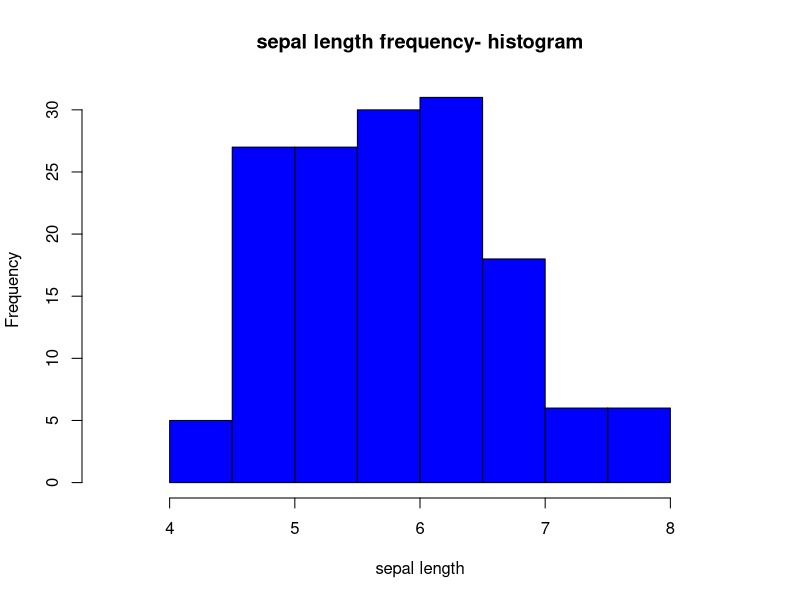
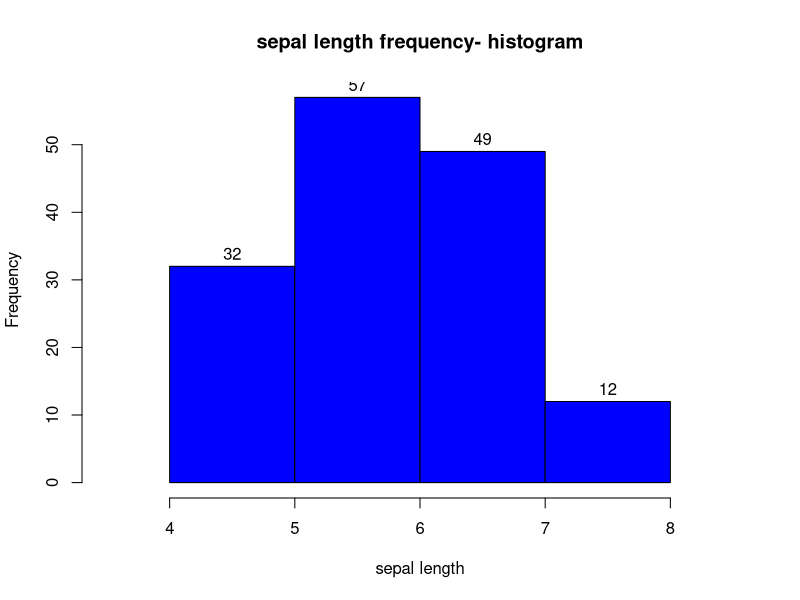
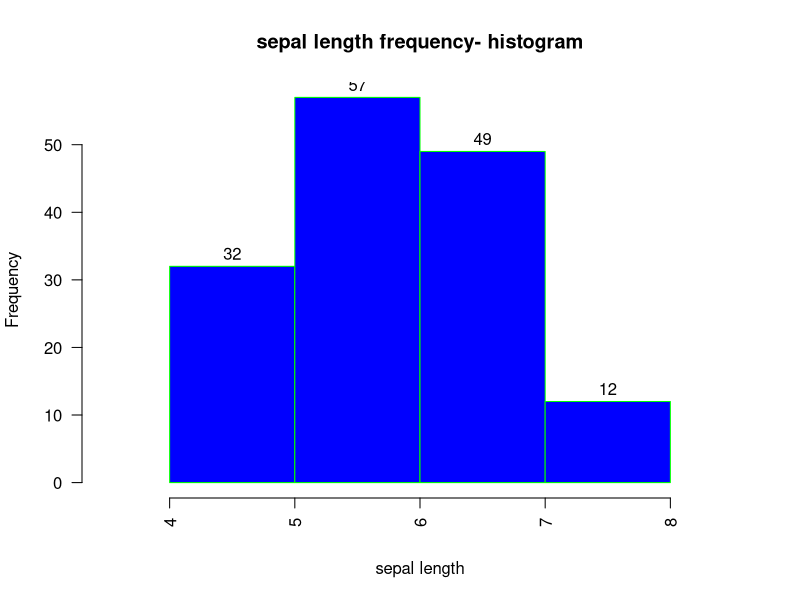
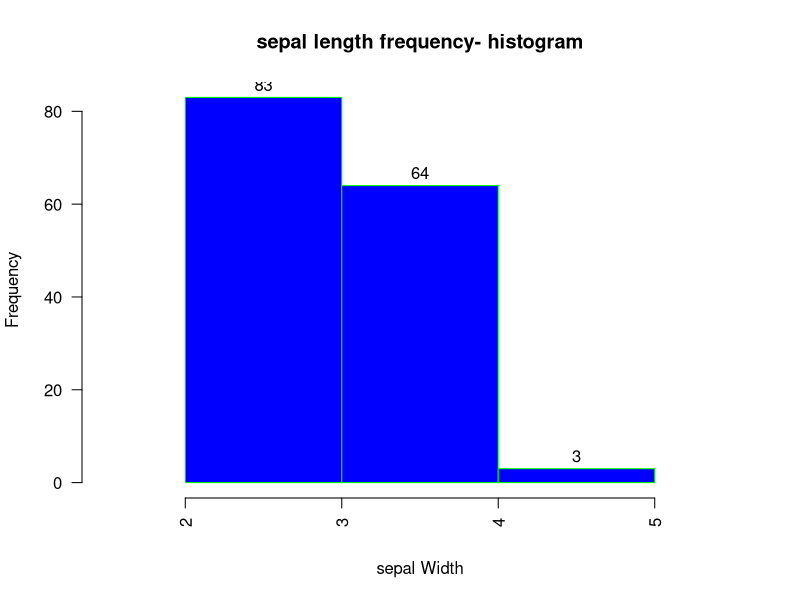
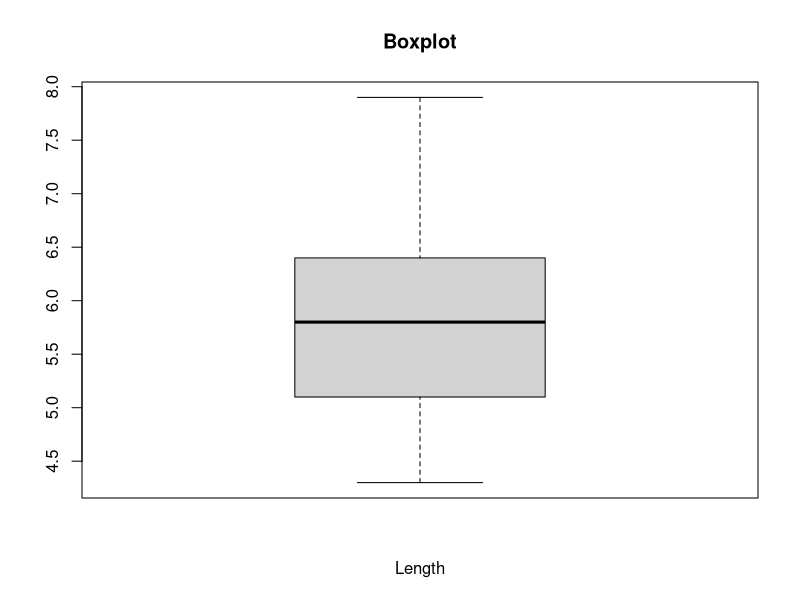
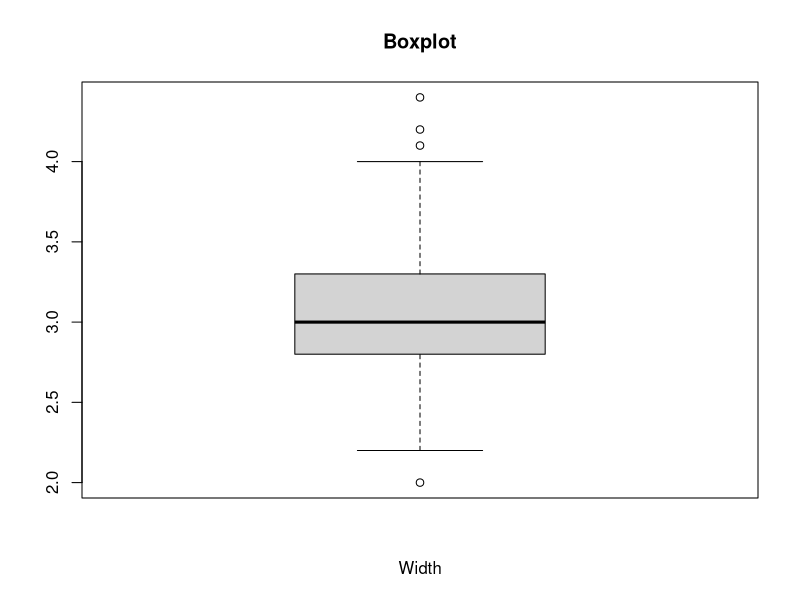
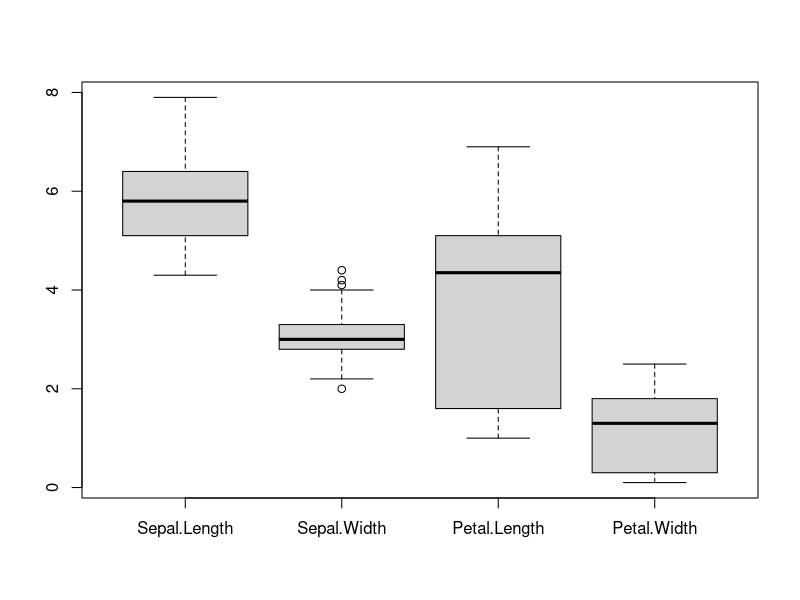
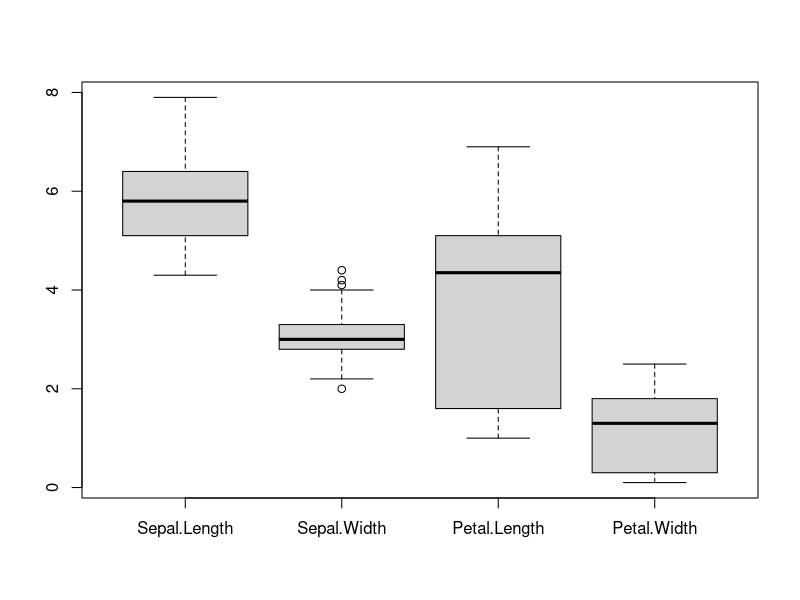

Reproduce these figures in R, in order.


#give details of iris dataset  

library (datasets)
data("iris")

#display attributes of iris dataset
names(iris)

#display dimensions of dataset
dim(iris)

#view the contents of dataset
View(iris)

#internal strucutre of dataset
str(iris)

#minimum value
# symbol "$" is used to choose attribute of dataset
min(iris$Sepal.Length)
min(iris$Sepal.Width)

#max value
max(iris$Sepal.Length)
max(iris$Sepal.Width)

#mean value
mean(iris$Sepal.Length)

# range of attribute value
range(iris$Sepal.Length)

#standard deviation
sd(iris$Sepal.Length)

#variance
var(iris$Sepal.Length)

# 1st 2nd and all quantile
quantile(iris$Sepal.Length)

# 1st 2nd and all quantile
quantile(iris$Sepal.Length,c(0.3,0.6,0.9))

#drawing histogram

h<-hist(iris$Sepal.Length,main= "sepal length frequency- histogram", xlab="sepal length", xlim=c(3.5,8.5), col="blue")


h<-hist(iris$Sepal.Length,main= "sepal length frequency- histogram", xlab="sepal length", xlim=c(3.5,8.5), col="blue", labels=
          
          TRUE, breaks =3)


h<-hist(iris$Sepal.Length,main= "sepal length frequency- histogram", xlab="sepal length", xlim=c(3.5,8.5), col="blue", labels=
          
          TRUE, breaks =3, border = "green",las = 2)

h<-hist(iris$Sepal.Width,main= "sepal length frequency- histogram", xlab="sepal Width", xlim=c(1.5,5.5), col="blue", labels=
          
          TRUE, breaks =3, border = "green",las = 2)

#boxplot code
boxplot(iris$Sepal.Length,main = "Boxplot", xlab = "Length")
boxplot(iris$Sepal.Width,main = "Boxplot", xlab = "Width")

#display summary of boxplot

summary(iris$Sepal.Length)

#combined boxplot for all 4 feature
boxplot(iris[,-5])

#identify outliers
myboxplot<-boxplot(iris[,-5])
myboxplot$out

